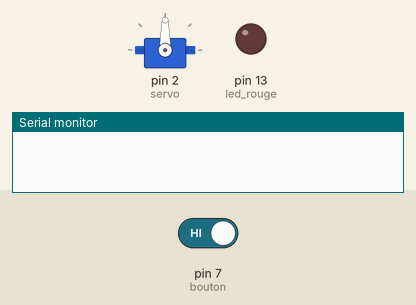
This sketch was run on a simulated Arduino Uno, built with avr-gcc and run on an emulated ATmega328P. Shown: servo, output pins drawn as LEDs (lit = HIGH), the last lines printed to the serial monitor. The test bench sets the inputs (shaded band); at power-on: pin 7 (bouton) HIGH.

Above: at 0.1 s.
At 3.2 s:
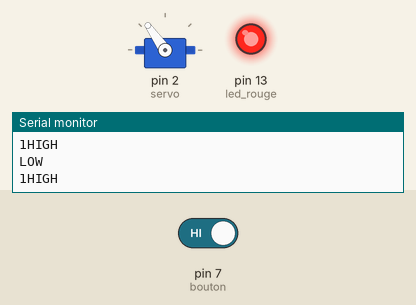
3.3 s: pin 7 (bouton) driven LOW
At 4.2 s:
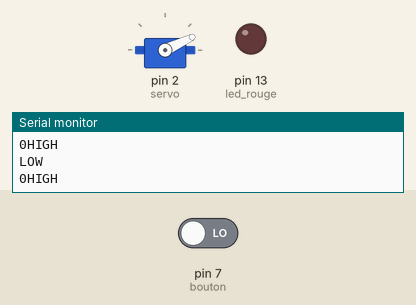
Timing chart, 0 to 6.3 s (numbered marks = the images above; inputs shaded):
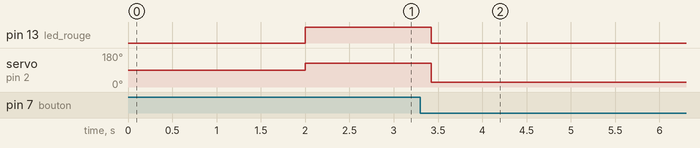

Measured:
- after the input at 3.3 s, pin 13 (led_rouge): HIGH → LOW after 0.12 s; servo on pin 2 (servo): 125° → 25° after 0.12 s

The sketch:

Bouton_Servomoteur.ino
```cpp
#include<Servo.h>;
Servo servo;
const int led_rouge=13;
const int bouton=7;
int val=0;
int etat=1;
int ancien_val=1;

void setup(){

  Serial.begin(9600);
  pinMode(led_rouge,OUTPUT);
  pinMode(bouton,INPUT);
  digitalWrite(led_rouge,LOW);
  servo.attach(2,544,2400);
  delay(2000);
}

void loop (){

  val=digitalRead(bouton);
  Serial.print(val);
    if((val==LOW)&&(ancien_val==HIGH)){etat=1-etat; delay(20);}
  Serial.println("HIGH");
  ancien_val=val;
  if(etat==HIGH){servo.write(125);digitalWrite(led_rouge,HIGH);delay(200);}

  if (etat==LOW){servo.write(25); digitalWrite(led_rouge,LOW);delay(200);}
  Serial.println("LOW");
}
```
